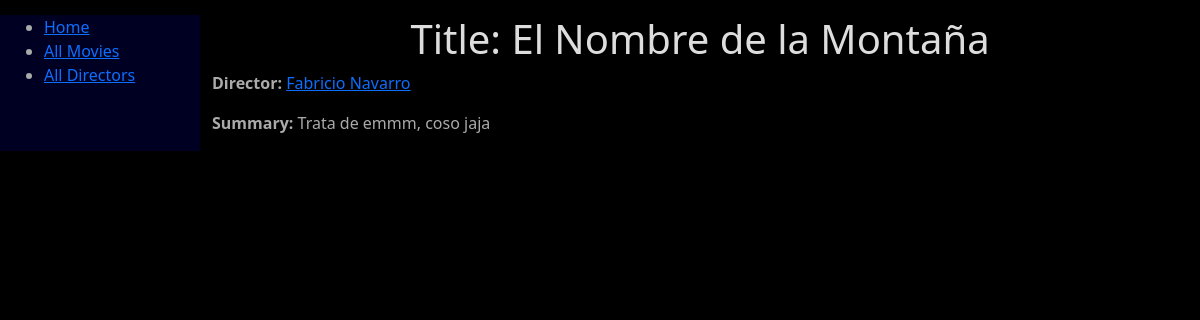
The page /catalog/movie/1 on the database its author committed.
### catalog/models.py (models this page shows, shortened)
class Movie(models.Model):
    title = models.CharField(max_length=64, help_text='Pon el nombre de la película')
    director = models.ForeignKey('Director', on_delete=models.SET_NULL, null=True)
    summary = models.TextField(max_length=100, help_text='De qué trata?')

class Director(models.Model):
    first_name = models.CharField(max_length=64)
    last_name = models.CharField(max_length=64)
    date_of_birth = models.DateField(null=True, blank=True)
    date_of_death = models.DateField('Died', null=True, blank=True)
    def get_absolute_url(self):
        return reverse('director-detail', args=[str(self.id)])
    def __str__(self):
        return f"{self.first_name} {self.last_name}"

### catalog/views.py (the view)
# urls.py: path('movie/<int:pk>', views.MovieDetailView.as_view(), name='movie-detail'),
class MovieDetailView(generic.DetailView):
    model = Movie

### catalog/templates/catalog/movie_detail.html
{% extends "base_generic.html" %}
{% block content %}
<h1>Title: {{ movie.title }}</h1>
<p><strong>Director:</strong> <a href="{{ movie.director.get_absolute_url }}">{{ movie.director }}</a></p>
<p><strong>Summary:</strong> {{ movie.summary }}</p>
{% endblock %}

### catalog/static/css/styles.css (style rules this page uses)
html { background-color:#000; }
.col-sm-10 h1 { color: #ddd; text-align: center; }

### rows shown on the page
Movie: title "El Nombre de la Montaña", director "Fabricio Navarro", summary "Trata de emmm, coso jaja"
